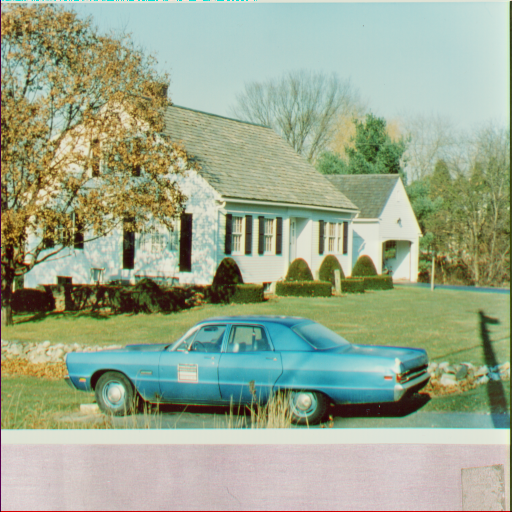
#> input picture Dataset/house.tiff, 512 x 512 px
$ python pgm.py
#> lines starting #> are read from the running program, lines starting #| are printed output that depends on the picture
from PIL import Image, ImageDraw

image_path = '../Dataset/house.tiff'
image = Image.open(image_path)
#> image is the input picture: PIL image 512x512 RGB; mean R, G, B 155.4, 168.2, 142.2
image = image.convert('RGB')

draw = ImageDraw.Draw(image)

width, height = image.size
#> width = 512; height = 512

cross_color = (0, 0, 0) #black
red = (255, 0, 0)
green = (0, 255, 0)
blue = (0, 0, 255)

thickness = 10
margin = 25

char_width = (width-margin*4)//3
#> char_width = 137

top = margin
middle = height//2
#> middle = 256
bottom = height-1-margin
#> bottom = 486

# 1
right = margin+char_width
#> right = 162
draw.line((right, margin, right, height-1-margin), fill=red, width=thickness)

# 2
left = 2*margin+char_width
#> left = 187
right = 2*(margin+char_width)
#> right = 324
draw.line((left, top, right, top), fill=green, width=thickness)
draw.line((right, top, right, middle), fill=green, width=thickness)
draw.line((left, middle, right, middle), fill=green, width=thickness)
draw.line((left, middle, left, bottom), fill=green, width=thickness)
draw.line((left, bottom, right, bottom), fill=green, width=thickness)

# 3
left = 3*margin+2*char_width
#> left = 349
right = 3*(margin+char_width)
#> right = 486
draw.line((left, top, right, top), fill=blue, width=thickness)
draw.line((right, top, right, middle), fill=blue, width=thickness)
draw.line((left, middle, right, middle), fill=blue, width=thickness)
draw.line((right, middle, right, bottom), fill=blue, width=thickness)
draw.line((left, bottom, right, bottom), fill=blue, width=thickness)

output_path = 'output.pgm'
image.save(output_path)
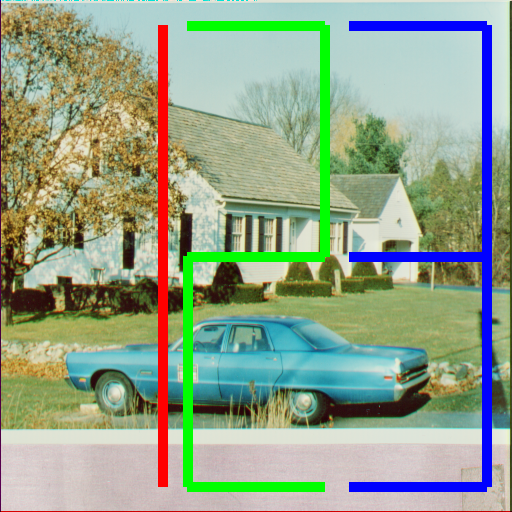
#> saved as output.pgm: PIL image 512x512 RGB; mean R, G, B 146.4, 162.1, 137.9

import matplotlib.pyplot as plt
import matplotlib.image as mpimg

image_path = 'output.pgm'
image = mpimg.imread(image_path)

plt.imshow(image)
plt.axis('off')
plt.show()

$ run again, with Dataset/4.1.03.tiff copied over Dataset/house.tiff
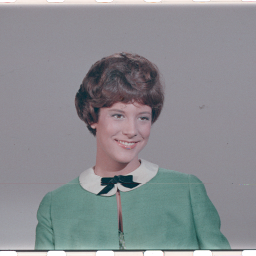
#> input picture Dataset/4.1.03.tiff, 256 x 256 px
#> image is the input picture: PIL image 256x256 RGB; mean R, G, B 137.6, 140, 144
#> `image.save(output_path)`:
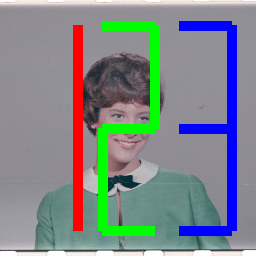
#> saved as output.pgm: PIL image 256x256 RGB; mean R, G, B 127.3, 135.1, 138.6
